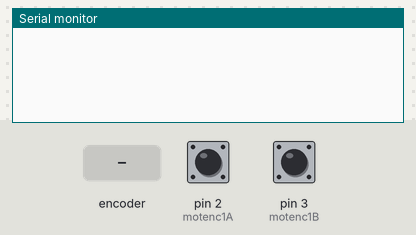
The sketch below on a simulated Arduino Uno, built with avr-gcc and run on an emulated ATmega328P. On the bench: the last lines printed to the serial monitor. The inputs (shaded band) are chosen by the test bench; at power-on: pin 2 (motenc1A) HIGH, pin 3 (motenc1B) HIGH.

Above: at 1.2 s.
1.3 s: rotary encoder on pin 2 (motenc1A) / pin 3 (motenc1B) turned 1 step (first pin leading)
At 2.6 s:
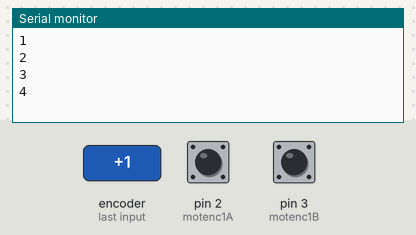
3.0 s: rotary encoder on pin 2 (motenc1A) / pin 3 (motenc1B) turned 1 step (first pin leading)
At 4.0 s:
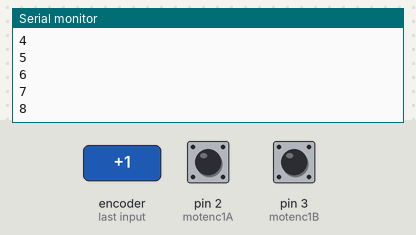
Timing chart, 0 to 6.0 s (numbered marks = the images above; inputs shaded):
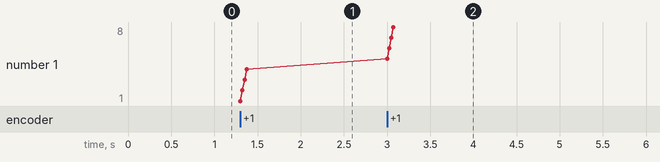

The sketch:

QE_01.ino
```cpp
/************************************************************
*
* Demo-Programm zur Auswertung eines händisch betriebenen
* Drehencoders (Quadraturencoder) mit dem Arduino im
* Polling-Verfahren
*
* Kann von jederman frei verwendet werden, aber bitte den
* Hinweis: "Entnommen aus http://www.meinDUINO.de" einfügen
*
************************************************************/

#define motenc1A 2
#define motenc1B 3
#define motor1_A 4
#define motor1_B 5
#define motor1_Speed 6

#define motenc2A 7
#define motenc2B 8
#define motor2_A 9
#define motor2_B 10
#define motor2_Speed 11


int8_t altAB = 0;

// 1/1 Auflösung
int8_t schrittTab[16] = {0,-1,1,0,1,0,0,-1,-1,0,0,1,0,1,-1,0};

// 1/4 Auflösung
// int8_t schrittTab[16] = {0,0,0,0,0,0,0,-1,0,0,0,0,0,1,0,0};


int8_t readEncoder(int pinA, int pinB) {
  altAB <<= 2;
  altAB &= B00001100;
  altAB |= (digitalRead(pinA) << 1) | digitalRead(pinB);
  return(schrittTab[altAB]);
}

void setup() {
  /*
  pinMode(encoderA, INPUT);
  pinMode(encoderB, INPUT);
  */
  pinMode(motenc1A, INPUT_PULLUP);
  pinMode(motenc1B, INPUT_PULLUP);

  Serial.begin(115200);
}


void loop() {
  int wert = 0;
  int wertAlt = 0;

  while(true) {
    wert += readEncoder(motenc1A, motenc1B);

    if(wert != wertAlt) {
      Serial.println(wert);
      wertAlt = wert;
    }
  }
}
```

Measured:
- after the input at 1.3 s, the serial monitor: prints a new line at once (image 1)
- after the input at 3.0 s, the serial monitor: prints a new line at once (image 2)
- plotted number 1: 4 → 8 after the input at 3.0 s
